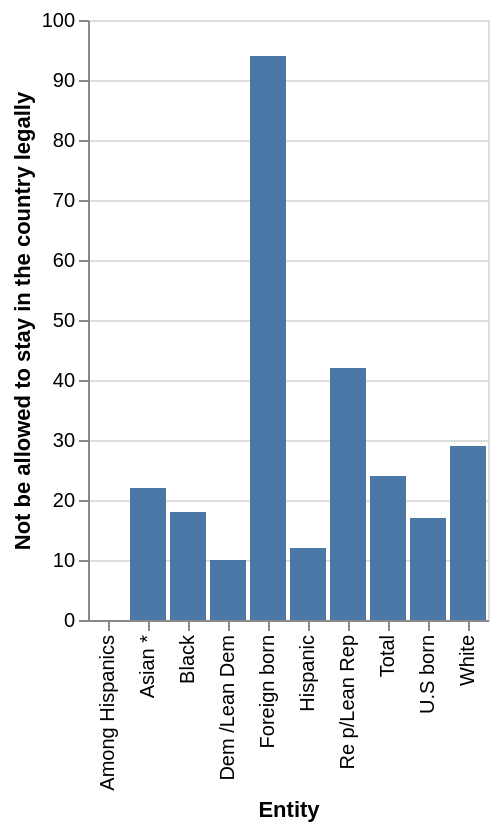

Write a Vega-Lite specification for this figure.
### Vega-Lite specification from a JSON file in a GitHub repository (floating-point values rounded to 4 significant figures)
{"$schema": "https://vega.github.io/schema/vega-lite/v5.json", "description": "Bar chart auto-generated from CSV", "data": {"values": [{"Entity": "Foreign born", "Not be allowed to stay in the country legally": "94", "Have a way to stay in U.S. legally, if certain requirements met are": "0"}, {"Entity": "U.S born", "Not be allowed to stay in the country legally": "17", "Have a way to stay in U.S. legally, if certain requirements met are": "82"}, {"Entity": "Among Hispanics", "Not be allowed to stay in the country legally": "0", "Have a way to stay in U.S. legally, if certain requirements met are": "0"}, {"Entity": "Hispanic", "Not be allowed to stay in the country legally": "12", "Have a way to stay in U.S. legally, if certain requirements met are": "87"}, {"Entity": "Asian *", "Not be allowed to stay in the country legally": "22", "Have a way to stay in U.S. legally, if certain requirements met are": "76"}, {"Entity": "Black", "Not be allowed to stay in the country legally": "18", "Have a way to stay in U.S. legally, if certain requirements met are": "81"}, {"Entity": "White", "Not be allowed to stay in the country legally": "29", "Have a way to stay in U.S. legally, if certain requirements met are": "70"}, {"Entity": "Re p/Lean Rep", "Not be allowed to stay in the country legally": "42", "Have a way to stay in U.S. legally, if certain requirements met are": "57"}, {"Entity": "Dem /Lean Dem", "Not be allowed to stay in the country legally": "10", "Have a way to stay in U.S. legally, if certain requirements met are": "89"}, {"Entity": "Total", "Not be allowed to stay in the country legally": "24", "Have a way to stay in U.S. legally, if certain requirements met are": "75"}]}, "mark": "bar", "encoding": {"x": {"field": "Entity", "type": "ordinal"}, "y": {"field": "Not be allowed to stay in the country legally", "type": "quantitative"}}}
